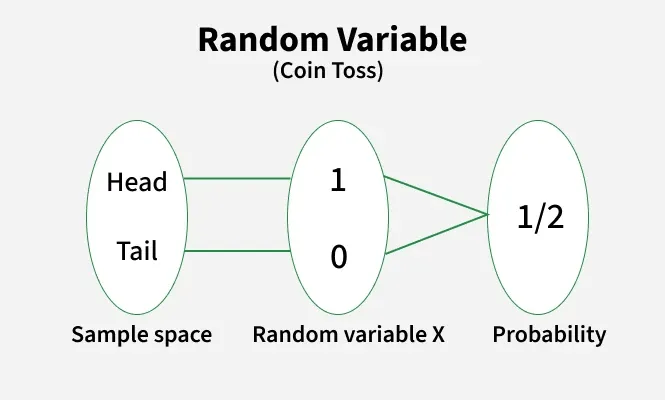
#> input picture MY_MATH/Statistics/img/random_variable.webp, 665 x 400 px, found by its file name
$ jupyter execute --allow-errors 03_Probability_distributions.ipynb
#> lines starting #> are read from the running program, lines starting #| are printed output that depends on the picture
# Random Variable

## 1. Definition

A **Random Variable** is variable whose poosible values are **numerical outcomes of a random experiment**.

It assigns a **number** to each outcome of an experiment.

---

[cell 1]
import matplotlib.pyplot as plt
import cv2

[cell 2]
img = cv2.imread('/home/spidy/SPIDY___/Math/MATH/MY_MATH/Statistics/img/random_variable.webp')
#> img is the input picture: shape (400, 665, 3); mean B, G, R 236.6, 237.2, 236.3
plt.imshow(img)
plt.axis("off")

[cell 3]
img = cv2.imread('/home/spidy/SPIDY___/Math/MATH/MY_MATH/Statistics/img/Types-of-random_variable.webp')
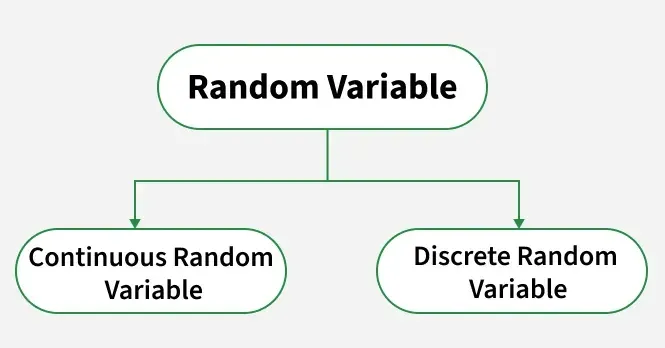
#> input picture MY_MATH/Statistics/img/Types-of-random_variable.webp, 665 x 348 px, found by its file name
#> img is the input picture: shape (348, 665, 3); mean B, G, R 234.1, 235.7, 233.5
plt.imshow(img)
plt.axis("off")

# 🔀 Random Variables

A **Random Variable (RV)** is a function that assigns a real number to each outcome in the sample space ($S$) of a random experiment. It connects **theoretical probability** with **real-world data**.

**Mathematical Definition:**
$$
X: S \to \mathbb{R}
$$

Where:
* $X$ = The Random Variable
* $S$ = The Sample Space (set of all possible outcomes)
* $\mathbb{R}$ = The Set of Real Numbers (the range of the RV)

---

## 🎯 Types of Random Variables

### 1. Discrete Random Variable
* **Definition:** Takes a **finite or countably infinite** set of distinct values.
* **Probability Function:** **Probability Mass Function (PMF)**, $P(X=x_i)$.
    $$
    0 \le P(X=x_i) \le 1, \quad \sum_{i} P(X=x_i) = 1
    $$
* **Example:** Toss two coins, let $X$ = number of heads.

| Sample Space | $X$ (Number of Heads) |
| :---: | :---: |
| HH | 2 |
| HT | 1 |
| TH | 1 |
| TT | 0 |

---

### 2. Continuous Random Variable
* **Definition:** Takes **infinite, uncountable values** within a given range (an interval).
* **Probability Function:** **Probability Density Function (PDF)**, $f(x)$.
    $$
    f(x) \ge 0, \quad \int_{-\infty}^{\infty} f(x)\,dx = 1
    $$
* **Example:** For $f(x) = kx^3$, defined for $0 \le x \le 3$.
    We use the normalization property to find $k$:
    $$
    \int_0^3 kx^3\,dx = 1 \implies k \cdot \frac{x^4}{4}\Big|_0^3 = 1 \implies k \left(\frac{81}{4}\right) = 1 \implies \mathbf{k = \frac{4}{81}}
    $$

---

## 📊 Key Statistical Formulas

### Mean (Expected Value, $E(X)$ or $\mu$)
Represents the long-run average value of the random variable.

* **Discrete:**
    $$
    E(X) = \mu = \sum_{i} x_i \cdot P(X=x_i)
    $$

* **Continuous:**
    $$
    E(X) = \mu = \int_{-\infty}^{\infty} x f(x)\,dx
    $$

### Variance ($Var(X)$ or $\sigma^2$)
Measures the spread or dispersion of the random variable's values around the mean.

The computational formula (applicable to both types) is:
$$
Var(X) = \sigma^2 = E(X^2) - [E(X)]^2
$$

---

## ⭐ Applications and Importance

| Aspect | Description |
| :--- | :--- |
| **Advantages** | Models **uncertainty** and randomness mathematically; Used in **statistics, machine learning, and simulations**. |
| **Use Cases** | **Computer Science** (Randomized algorithms, hashing); **Machine Learning** (Modeling input data and errors); **Finance** (Risk analysis). |

---

## ✏️ Practice Problems (Expected Value)

1.  **Continuous:** $f(x) = x^3$, $1 \le x \le 5$. Find $E(X)$.
2.  **Continuous:** $f(x) = x$, $1 \le x \le 4$. Find $E(X)$.
3.  **Discrete:** $X = \{1,2,3,4\}$, $P(X) = \{0.2,0.3,0.4,0.1\}$. Find $E(X)$.
4.  **Discrete:** $X = \{0,1,3,5\}$, $P(X) = \{0.3,0.3,0.3,0.1\}$. Find $E(X)$.

**Answers:** 624.8, 21, 2.4, 1.7

---

## 🎯 Conclusion

Random variables are the **fundamental bridge** linking theoretical probability with practical, data-driven applications. Mastering their types (Discrete and Continuous) and properties (Mean and Variance) is essential for any field involving data analysis and computational modeling.

# 📉 Probability Distributions

A **probability distribution** describes how probabilities are assigned to all possible outcomes of a **random variable** ($X$). It is the fundamental link between **random variables** and their **probabilities**.

---

## 📜 Definition and Properties

For a random variable $X$, a probability distribution provides a function or table that specifies the likelihood of each outcome.

* **Discrete RV:** Probability Mass Function (PMF): $P(X = x_i)$
* **Continuous RV:** Probability Density Function (PDF): $f(x)$

### Key Properties (Axioms)

1.  **Non-negativity:** All assigned probabilities must be non-negative.
    $$0 \leq P(X=x_i) \leq 1 \quad \text{or} \quad f(x) \ge 0$$

2.  **Normalization:** The total probability over the entire sample space must equal 1.
    * **Discrete:**
        $$\sum_i P(X=x_i) = 1$$
    * **Continuous:**
        $$\int_{-\infty}^{\infty} f(x)\,dx = 1$$

---

## 🎯 Types of Distributions

### 1. Discrete Probability Distribution
* **Values:** Takes a finite or countably infinite set of distinct values.
* **Function:** **Probability Mass Function (PMF)** ($P(X = x_i) = p_i$).
* **Example (Rolling a Die):**

| $X$ (Outcome) | 1 | 2 | 3 | 4 | 5 | 6 |
| :---: | :---: | :---: | :---: | :---: | :---: | :---: |
| $P(X)$ | $1/6$ | $1/6$ | $1/6$ | $1/6$ | $1/6$ | $1/6$ |

---

### 2. Continuous Probability Distribution
* **Values:** Takes infinitely many values within a specified interval.
* **Function:** **Probability Density Function (PDF)** ($f(x)$).
* **Probability Calculation:**
    $$
    P(a \le X \le b) = \int_a^b f(x)\,dx
    $$
* **Example:** For $f(x) = kx^3$, $0 \le x \le 3$.
    $$\int_0^3 kx^3\,dx = 1 \implies \mathbf{k = \frac{4}{81}}$$

---

## 📚 Common Probability Distributions

| Distribution | Type | Mean ($E(X)$) | Variance ($\text{Var}(X)$) | Typical Use Case |
| :---: | :---: | :---: | :---: | :--- |
| **Binomial** | Discrete | $np$ | $np(1-p)$ | Number of successes in $n$ fixed trials. |
| **Poisson** | Discrete | $\lambda$ | $\lambda$ | Number of events in a fixed time/space interval. |
| **Uniform** | Discrete/Continuous | $\frac{a+b}{2}$ | $\frac{(b-a)^2}{12}$ | Equal probability for all outcomes in a range. |
| **Normal (Gaussian)** | Continuous | $\mu$ | $\sigma^2$ | Modeling natural phenomena and measurement errors. |
| **Exponential** | Continuous | $1/\lambda$ | $1/\lambda^2$ | Modeling waiting time until the next event occurs. |

---

## 🧮 Key Statistical Formulas

### Expected Value (Mean, $\mu$)
* **Discrete:**
    $$
    E(X) = \sum_i x_i P(X=x_i)
    $$
* **Continuous:**
    $$
    E(X) = \int_{-\infty}^{\infty} x f(x)\,dx
    $$

### Variance ($\text{Var}(X)$)
* **Discrete:**
    $$
    \text{Var}(X) = \sum_i (x_i - \mu)^2 P(X=x_i)
    $$
* **Continuous:**
    $$
    \text{Var}(X) = \int_{-\infty}^{\infty} (x-\mu)^2 f(x)\,dx
    $$

---

## ⭐ Importance and Applications

* **Advantages:** Models real-world randomness; enables **prediction, simulations, and risk analysis**.
* **Use Cases:** **Statistics** (Sample data modeling); **Machine Learning** (Probabilistic models); **Finance** (Stock returns, risk management).

---

## 🎯 Conclusion

Probability distributions are essential tools in **statistics and data science**. They provide the mathematical framework necessary for analyzing random events, modeling uncertainty, and making informed predictions.

[cell 4]
img = cv2.imread('/home/spidy/SPIDY___/Math/MATH/MY_MATH/Statistics/img/types-of-probability-distributions-1200x675.webp')
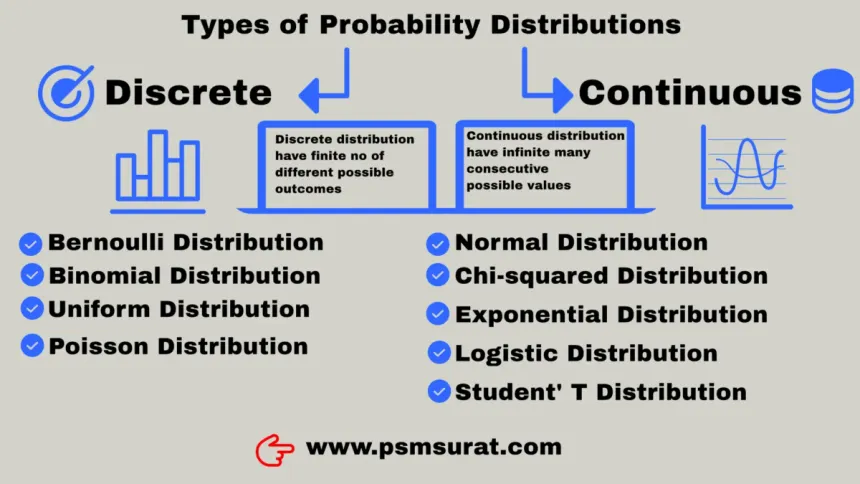
#> input picture MY_MATH/Statistics/img/types-of-probability-distributions-1200x675.webp, 860 x 484 px, found by its file name
#> img is the input picture: shape (484, 860, 3); mean B, G, R 187.2, 187.1, 185.4
plt.imshow(img)
plt.axis("off")

[cell 5]
img = cv2.imread('/home/spidy/SPIDY___/Math/MATH/MY_MATH/Statistics/img/example_PMF.jpg')
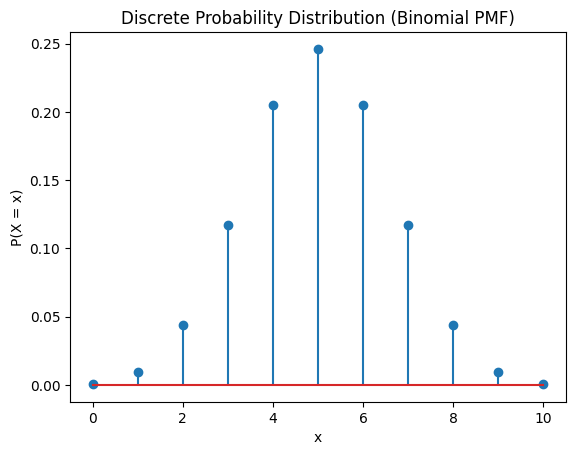
#> input picture MY_MATH/Statistics/img/example_PMF.jpg, 576 x 455 px, found by its file name
#> img is the input picture: shape (455, 576, 3); mean B, G, R 249, 248.2, 247.6
plt.imshow(img)
plt.axis("off")

[cell 6]
img = cv2.imread('/home/spidy/SPIDY___/Math/MATH/MY_MATH/Statistics/img/exampl_PDF.jpg')
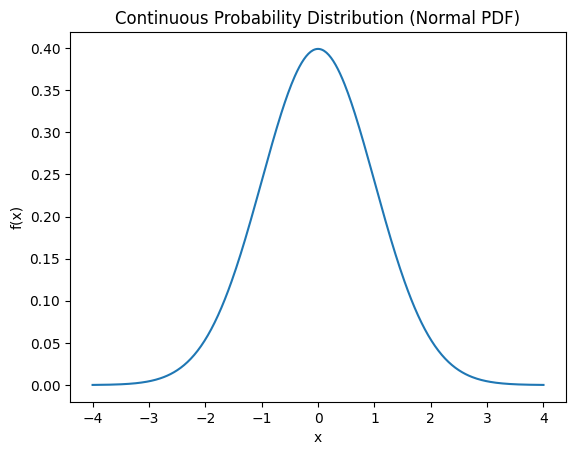
#> input picture MY_MATH/Statistics/img/exampl_PDF.jpg, 576 x 455 px, found by its file name
#> img is the input picture: shape (455, 576, 3); mean B, G, R 250, 249.5, 248.9
plt.imshow(img)
plt.axis("off")

[cell 7]
img = cv2.imread('/home/spidy/SPIDY___/Math/MATH/MY_MATH/Statistics/img/famous_distribution.webp')
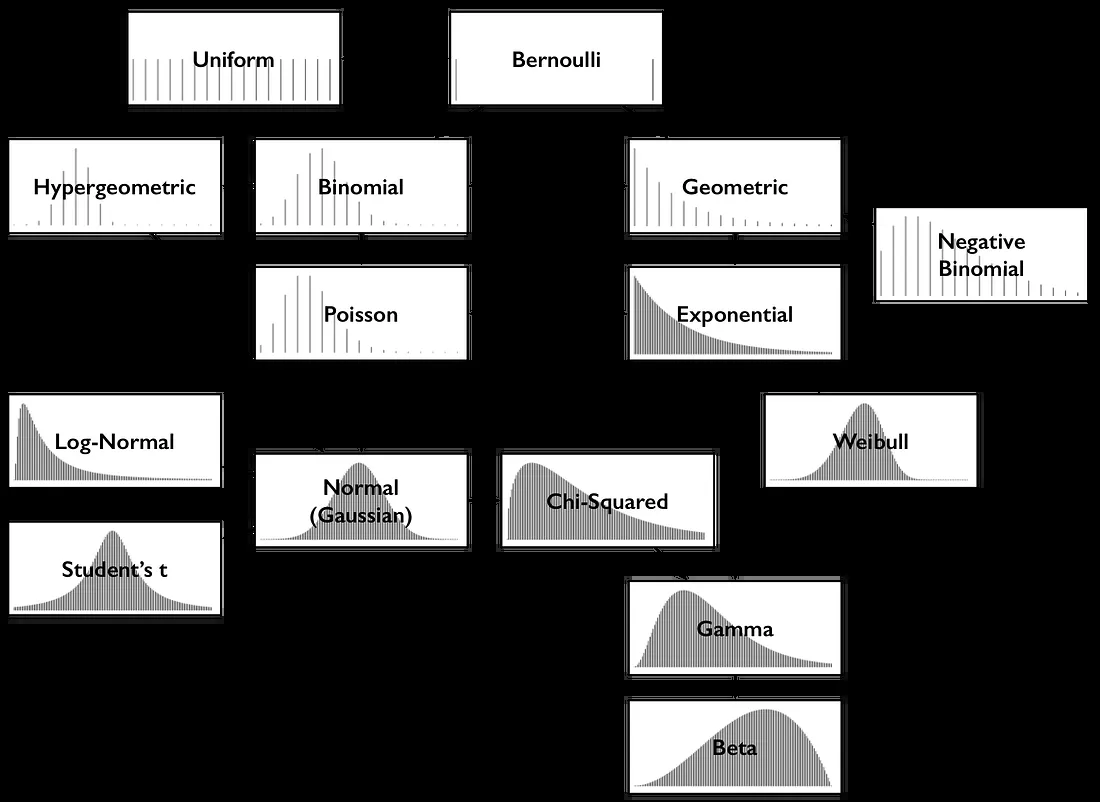
#> input picture MY_MATH/Statistics/img/famous_distribution.webp, 1100 x 802 px, found by its file name
#> img is the input picture: shape (802, 1100, 3); mean B, G, R 77.5, 77.5, 77.5
plt.imshow(img)
plt.axis("off")
